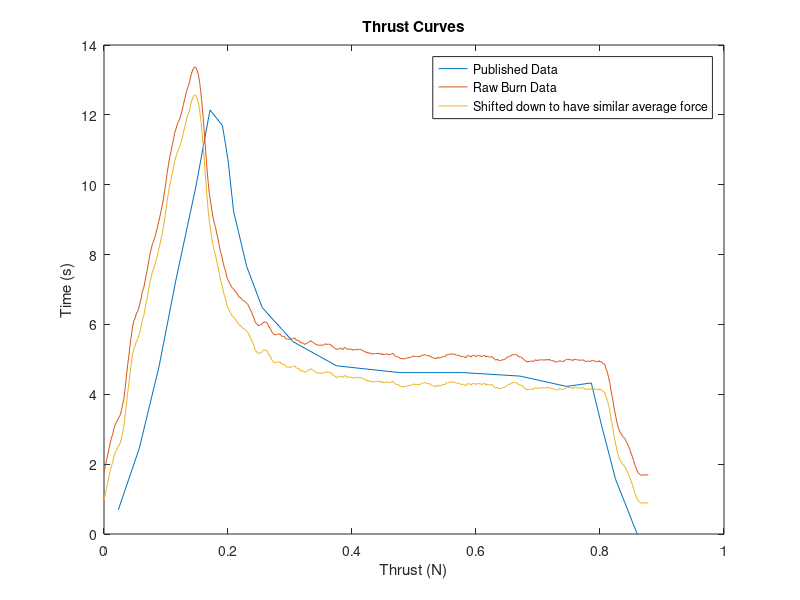

Source code (MATLAB):
clear; close all; clc;
load( 'rocket.txt' ) ;
time = rocket(:,1) ;
thrust_lb = rocket(:,2) ;
thrust = thrust_lb / .22481 ;
time = time( (length(time)/4):(length(time)/2) ) ;
thrust = thrust( (length(thrust)/4):(length(thrust)/2) ) ;

burn_thrust_i = find( thrust > 1.68 ) ;
burn_thrust = thrust( burn_thrust_i ) ;
burn_time = time( burn_thrust_i ) - time( min( burn_thrust_i ) ) ;

tstep = .002 ; % seconds
dimpulse = burn_thrust * tstep ;
impulse = sum( dimpulse ) ;
f_avg = mean( burn_thrust ) ;



% Adjust down to give similar average thrust and impulse to published data
burn_thrustn = thrust( burn_thrust_i ) - .8 ;

dimpulse = burn_thrustn * tstep ;
impulsen = sum( dimpulse ) ;
f_avgn = mean( burn_thrustn ) ;


estesB6 = [ 0.023 0.688 ; ...
0.057 2.457 ; ...
0.089 4.816 ; ...
0.116 7.274 ; ...
0.148 9.929 ; ...
0.171 12.140 ; ... 
0.191 11.695 ; ...
0.200 10.719 ; ...
0.209 9.240 ; ...
0.230 7.667 ; ...
0.255 6.488 ; ...
0.305 5.505 ; ...
0.375 4.816 ; ...
0.477 4.620 ; ...
0.580 4.620 ; ...
0.671 4.521 ; ...
0.746 4.226 ; ...
0.786 4.325 ; ...
0.802 3.145 ; ...
0.825 1.572 ; ...
0.860 0.00 ] ;

figure
plot( estesB6(:,1) , estesB6(:,2) , burn_time , burn_thrust , burn_time , burn_thrustn )
title( 'Thrust Curves' )
xlabel( 'Thrust (N)' )
ylabel( 'Time (s)' )
legend( 'Published Data' , 'Raw Burn Data' , 'Shifted down to have similar average force' )
disp( 'B6-6' )
disp( 'B means that the impulse is 5 N-sec' )
disp( 'First 6 says which B engine it is' )
disp( 'Second 6 says there is a 6 second delay before the ejection charge' )
thrusttab = [ "Average thrust " , num2str(f_avg) , " Newtons" ] ;
impulsetab = [ "Impulse " , num2str(impulse) , " Newton*seconds" ] ;

massloss = 5.6 ; % grams lost to black powder according to published data. Ours lost 9.7 but this wasn't all due to the thrust
massflow = massloss/max(burn_time) ;
massflowtab = [ "Mass Flow Rate " , num2str(massflow) , " gram*seconds" ] ;

massflowk = massflow/1000 ;
ve = f_avg/massflowk ;
Isp = ve/9.81 ;
vetab = [ "Effective exhaust velocity " , num2str( ve ) , " m/s" ] ;
Isptab = [ "Specific Impulse " , num2str(Isp) , " 1/s" ] ;
table = [ thrusttab ; impulsetab ; massflowtab ; vetab ; Isptab ] ;
disp( table )